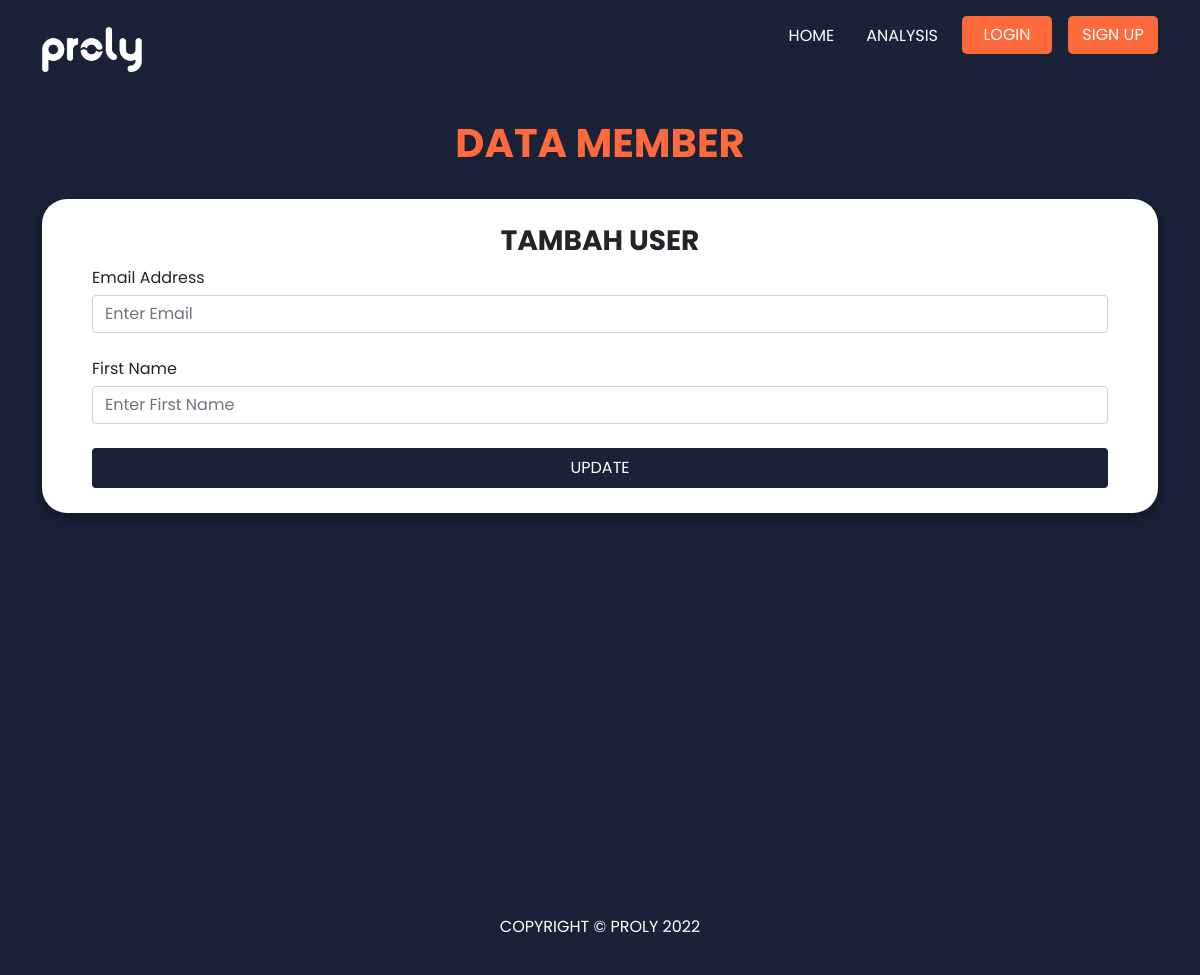
The page /form-update/2 on the database as committed earlier.
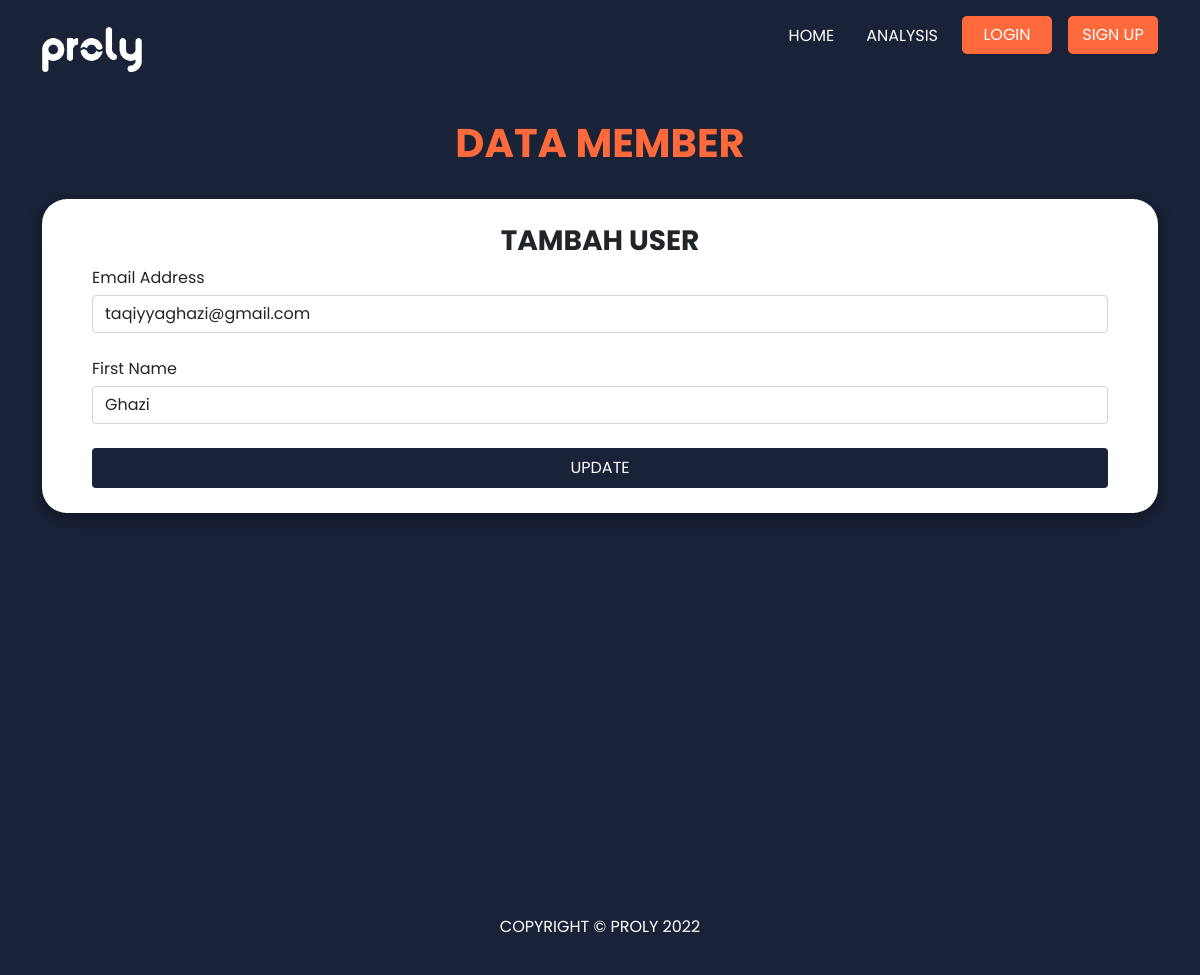
The same page on the database as committed later.
### website/models.py (models this page shows)
class User(db.Model, UserMixin):
    id = db.Column(db.Integer, primary_key=True)
    email = db.Column(db.String(150), unique=True)
    password = db.Column(db.String(150))
    first_name = db.Column(db.String(150))

### website/views.py (the view)
@views.route('/form-update/<int:id>')
def updateForm(id):
    user_update = User.query.filter_by(id=id).first()
    print(user_update)
    return render_template("form-update.html", user=current_user, data=user_update)

### website/templates/form-update.html (shortened to what this page needs)
{% extends 'base.html' %} {% block title %}Data Member{% endblock %} {% block
content %}
<br />
<div class="container">
  <h1 class="fw-bolder text-center text-tertiary">DATA MEMBER</h1>
  <br />
  <div class="box-form">
    <form method="POST" action="/form-update" class="form-prevent">
      <h3 align="center" class="fw-bolder">TAMBAH USER</h3>
      <div class="form-group">
        <label for="email">Email Address</label>
        <input
          type="email"
          class="form-control"
          id="email"
          name="email"
          placeholder="Enter Email"
          value="{{ data.email }}"
        />
      </div>
      <br />
      <div class="form-group">
        <label for="firstName">First Name</label>
        <input
          type="text"
          class="form-control"
          id="firstName"
          name="firstName"
          placeholder="Enter First Name"
          value="{{ data.first_name }}"
        />
      </div>
      <br />
      <button type="submit" class="btn btn-submit button-prevent">
        <div class="hide-text">UPDATE</div>
      </button>
    </form>
  </div>
</div>
{% endblock %}

Rows that differ between the two databases and show on the page:
added User: email "taqiyyaghazi@gmail.com", firstName "Ghazi"
